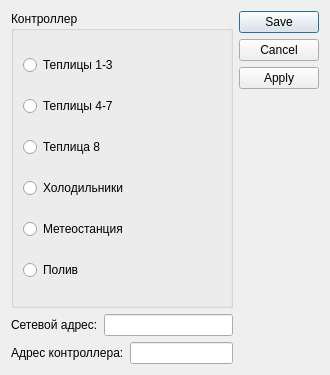
<?xml version="1.0" encoding="UTF-8"?>
<ui version="4.0">
 <class>SettingNetwork</class>
 <widget class="QDialog" name="SettingNetwork">
  <property name="geometry">
   <rect>
    <x>0</x>
    <y>0</y>
    <width>330</width>
    <height>375</height>
   </rect>
  </property>
  <property name="windowTitle">
   <string>Настройка подключения</string>
  </property>
  <layout class="QGridLayout" name="gridLayout">
   <item row="0" column="0">
    <layout class="QVBoxLayout" name="verticalLayout">
     <item>
      <widget class="QGroupBox" name="groupBox">
       <property name="title">
        <string>Контроллер</string>
       </property>
       <layout class="QGridLayout" name="gridLayout_2">
        <item row="0" column="0">
         <widget class="QRadioButton" name="radioButton_1_3">
          <property name="text">
           <string>Теплицы 1-3</string>
          </property>
         </widget>
        </item>
        <item row="1" column="0">
         <widget class="QRadioButton" name="radioButton_4_7">
          <property name="text">
           <string>Теплицы 4-7</string>
          </property>
         </widget>
        </item>
        <item row="3" column="0">
         <widget class="QRadioButton" name="radioButton_ref">
          <property name="text">
           <string>Холодильники</string>
          </property>
         </widget>
        </item>
        <item row="4" column="0">
         <widget class="QRadioButton" name="radioButton_meteo">
          <property name="text">
           <string>Метеостанция</string>
          </property>
         </widget>
        </item>
        <item row="5" column="0">
         <widget class="QRadioButton" name="radioButton_wt">
          <property name="text">
           <string>Полив</string>
          </property>
         </widget>
        </item>
        <item row="2" column="0">
         <widget class="QRadioButton" name="radioButton_8">
          <property name="text">
           <string>Теплица 8</string>
          </property>
         </widget>
        </item>
       </layout>
      </widget>
     </item>
     <item>
      <layout class="QHBoxLayout" name="horizontalLayout_2">
       <item>
        <widget class="QLabel" name="label_2">
         <property name="text">
          <string>Сетевой адрес:</string>
         </property>
        </widget>
       </item>
       <item>
        <widget class="QLineEdit" name="lineAdress">
         <property name="text">
          <string/>
         </property>
        </widget>
       </item>
      </layout>
     </item>
     <item>
      <layout class="QHBoxLayout" name="horizontalLayout_3">
       <item>
        <widget class="QLabel" name="label_4">
         <property name="text">
          <string>Адрес контроллера:</string>
         </property>
        </widget>
       </item>
       <item>
        <widget class="QLineEdit" name="linePort">
         <property name="mouseTracking">
          <bool>false</bool>
         </property>
         <property name="text">
          <string/>
         </property>
        </widget>
       </item>
      </layout>
     </item>
    </layout>
   </item>
   <item row="0" column="1">
    <widget class="QDialogButtonBox" name="buttonBox">
     <property name="orientation">
      <enum>Qt::Vertical</enum>
     </property>
     <property name="standardButtons">
      <set>QDialogButtonBox::Apply|QDialogButtonBox::Cancel|QDialogButtonBox::Save</set>
     </property>
     <property name="centerButtons">
      <bool>false</bool>
     </property>
    </widget>
   </item>
  </layout>
 </widget>
 <resources/>
 <connections>
  <connection>
   <sender>buttonBox</sender>
   <signal>accepted()</signal>
   <receiver>SettingNetwork</receiver>
   <slot>accept()</slot>
   <hints>
    <hint type="sourcelabel">
     <x>248</x>
     <y>254</y>
    </hint>
    <hint type="destinationlabel">
     <x>157</x>
     <y>274</y>
    </hint>
   </hints>
  </connection>
  <connection>
   <sender>buttonBox</sender>
   <signal>rejected()</signal>
   <receiver>SettingNetwork</receiver>
   <slot>reject()</slot>
   <hints>
    <hint type="sourcelabel">
     <x>316</x>
     <y>260</y>
    </hint>
    <hint type="destinationlabel">
     <x>286</x>
     <y>274</y>
    </hint>
   </hints>
  </connection>
 </connections>
</ui>
